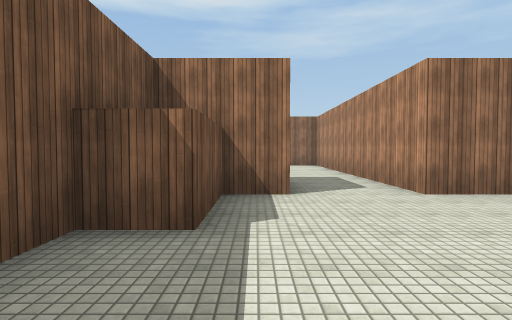
View 1 (above)

18 first-person views from a walk through a Unity game level. The camera is 1.5 m above the floor, tilts 2° down and sees 80° across. The floor is counted in squares, 2.25 m on a side. Each view is taken from the middle of a square. On the plan, view 1 faces up. The plan holds only what a view shows up to about 10 squares ahead; the rest is blank. The player is left out. Surface patterns are stand-ins for the level's own textures.

View 2
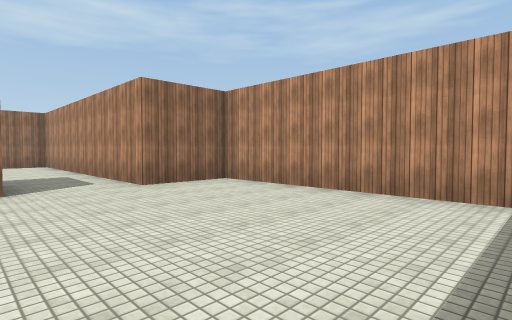

View 3
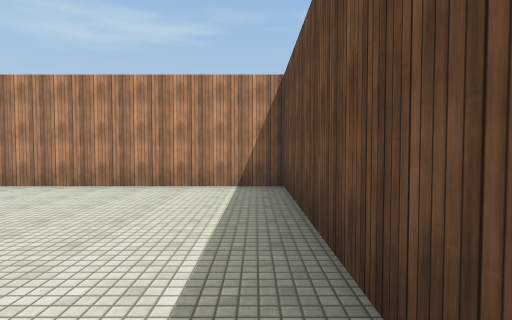

View 4
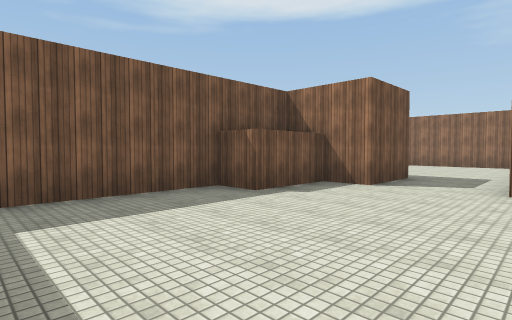

View 5
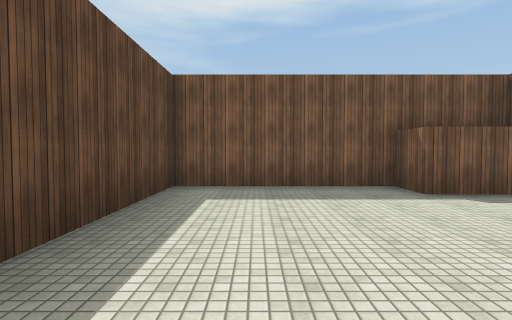

View 6
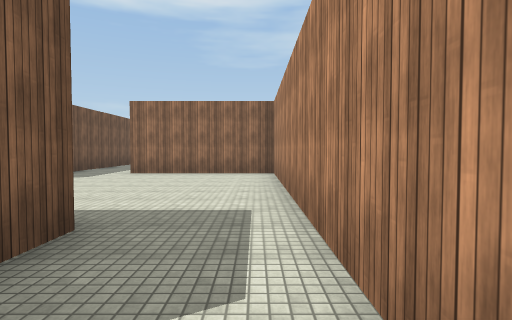

View 7
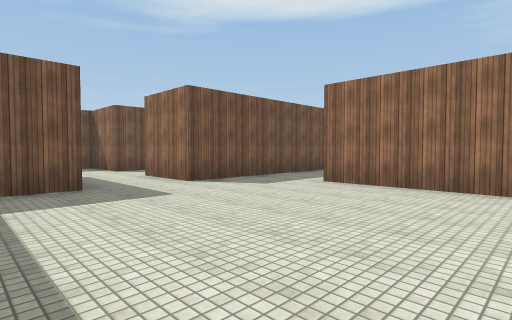

View 8
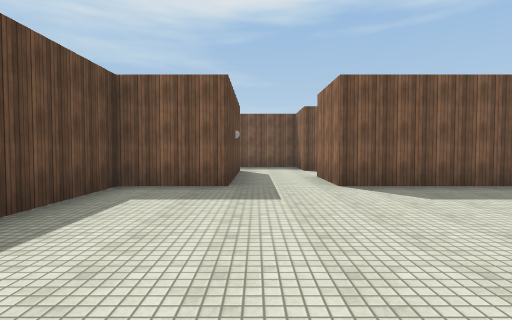

View 9
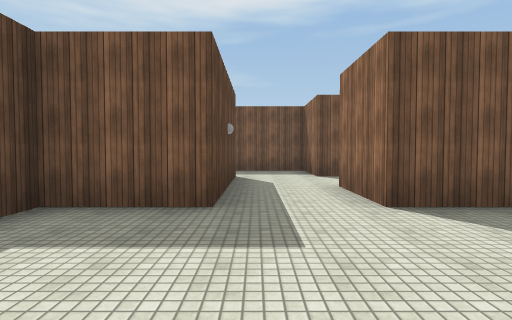

View 10
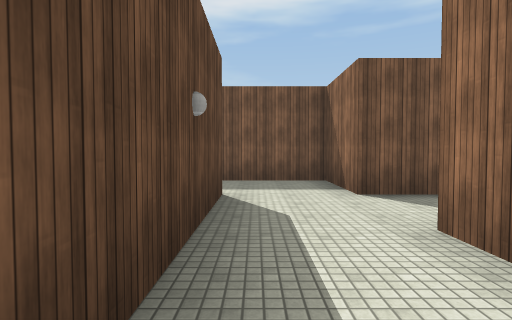

View 11
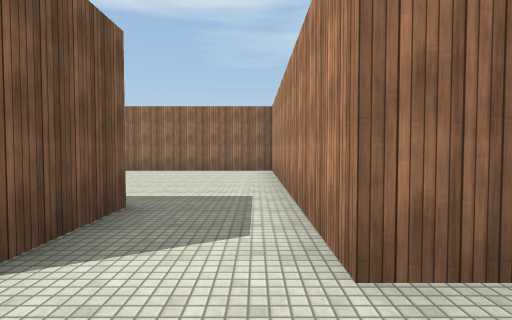

View 12
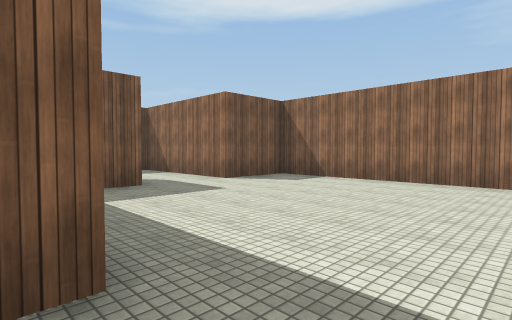

View 13
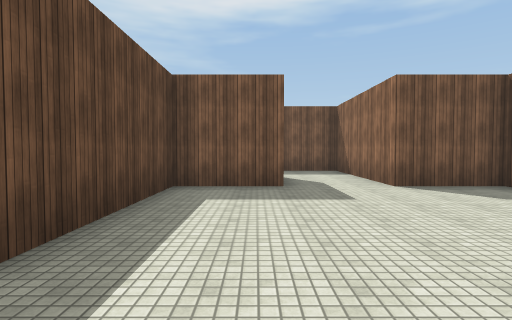

View 14
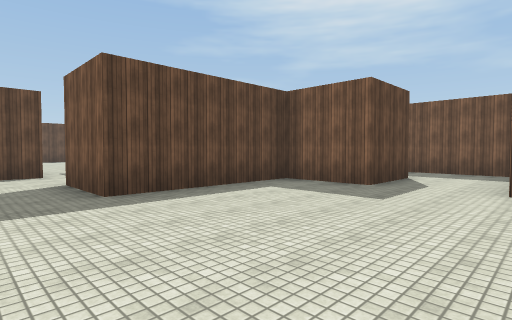

View 15
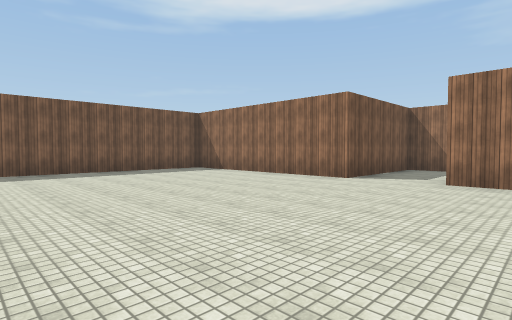

View 16
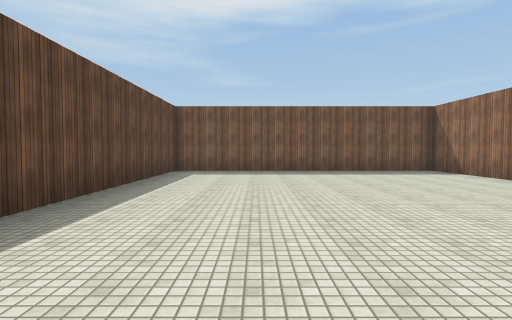

View 17
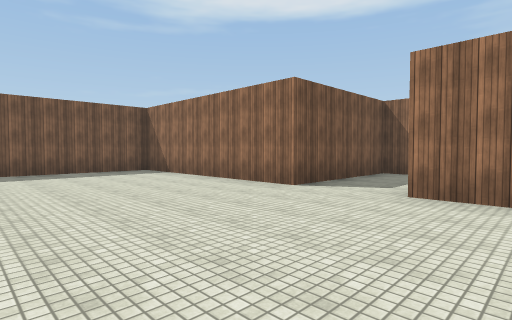

View 18
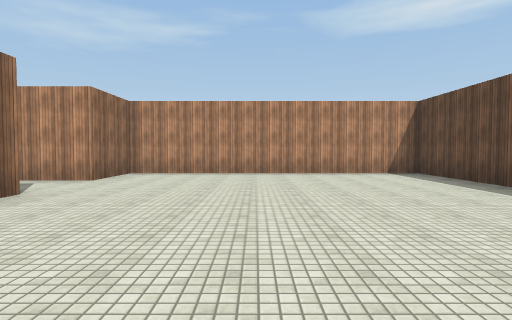

### Floor plan
Points are (right, up) in squares from view 1. A wall is a line through its corners. A room is listed if a view was taken in it or the views show most of it. See-through windows are left out.
Room 1 (views 1, 2, 3, 4, 5, 6)
walls: (4.5, -1.5) (4.5, 4.5) (2.5, 4.5) (2.5, 6.5); (0.5, 6.5) (0.5, 4.5) (-0.5, 4.5) (-0.5, 2.5) (-1.5, 2.5) (-1.5, -1.5) (3.8, -1.5)
ways out: opening at (1.5, 5.5) to room 2
Room 2 (views 7, 8, 9, 10)
walls: (-3.5, 12.4) (-3.5, 10.5) (-5.5, 10.5); (-5.4, 8.5) (-3.5, 8.5) (-3.5, 6.5) (-0.9, 6.5); (2.5, 6.5) (2.5, 12.5) (-1.5, 12.5)
ways out: opening at (1.5, 5.5) to room 1; opening at (-4.5, 9.5) to room 3; opening at (-2.5, 13.5)
Room 3 (views 11, 12)
walls: (-7.6, 8.5) (-5.4, 8.5); (-7.5, 12.5) (-7.5, 10.5) (-9.5, 10.5) (-9.5, 6.5); (-5.5, 10.5) (-5.5, 12.5); (-7.5, 6.5) (-7.5, 8.1)
ways out: opening at (-4.5, 9.5) to room 2; opening at (-6.5, 11.5) to room 4; opening at (-8.5, 7.5) to room 5
Room 4 (views 13, 14)
walls: (-13.5, 14.5) (-11.5, 14.5) (-11.5, 12.5) (-7.5, 12.5); (-5.5, 12.5) (-5.5, 18.5) (-11.5, 18.5) (-11.5, 16.5) (-13.5, 16.5)
ways out: opening at (-6.5, 11.5) to room 3; opening at (-12.5, 15.5)
Room 5 (views 15, 16, 17, 18)
walls: (-9.5, 6.5) (-15.5, 6.5) (-15.5, -1.5) (-8.9, -1.5); (-8.8, -1.5) (-5.5, -1.5) (-5.5, 6.5) (-7.5, 6.5)
ways out: opening at (-8.5, 7.5) to room 3

Where each view was taken, in squares from view 1:
view 1: 0 up, 0 right, facing up
view 2: 1 down, 0 right, facing up-right
view 3: 1 down, 1 left, facing right
view 4: 1 down, 3 right, facing up-left
view 5: 0 up, 4 right, facing left
view 6: 4 up, 2 right, facing up
view 7: 7 up, 2 right, facing up-left
view 8: 9 up, 2 right, facing left
view 9: 9 up, 0 right, facing left
view 10: 9 up, 3 left, facing left
view 11: 9 up, 6 left, facing up
view 12: 12 up, 6 left, facing up-left
view 13: 14 up, 6 left, facing left
view 14: 17 up, 6 left, facing down-left
view 15: 0 up, 6 left, facing up-left
view 16: 1 up, 6 left, facing left
view 17: 2 up, 6 left, facing up-left
view 18: 3 up, 14 left, facing right
